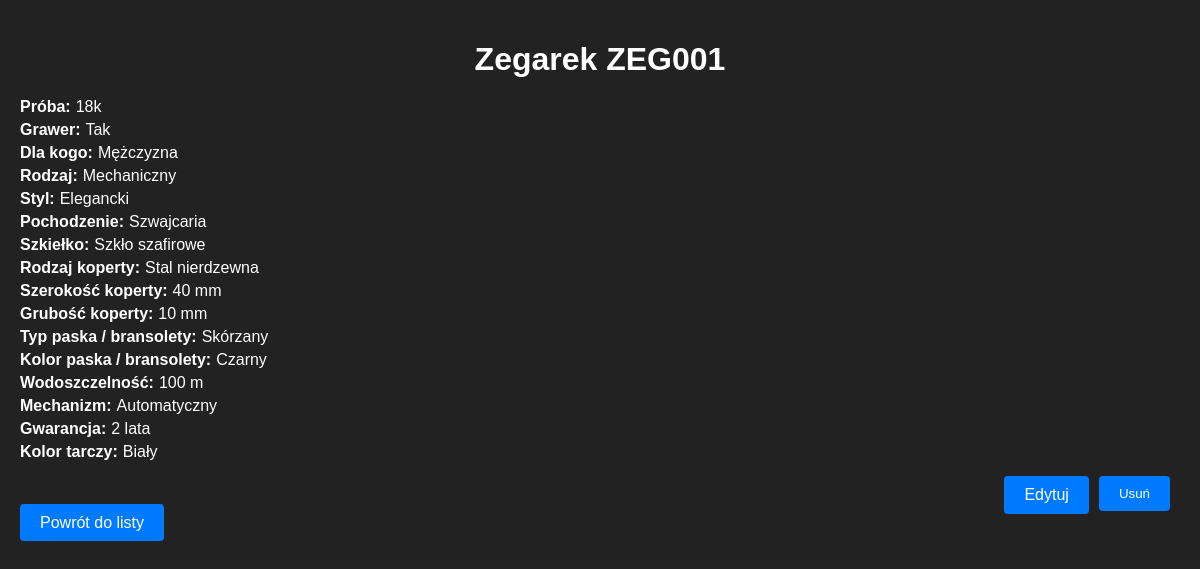
/watch/ZEG001, run on an earlier commit of the app's database.
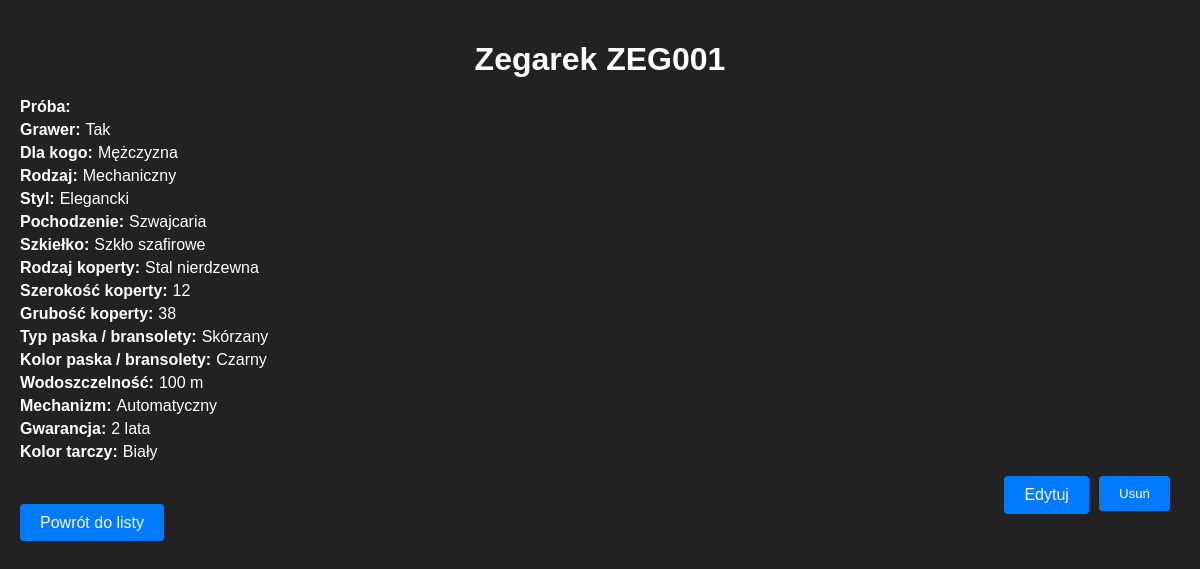
And on a later commit of the database.
### watch.py (models this page shows)
class Watch(Base):
    __tablename__ = 'watches'
    kod_produktu = Column(String(50), primary_key=True)
    proba = Column(String(50))
    grawer = Column(Boolean)
    dla_kogo = Column(String(50))
    rodzaj = Column(String(50))
    styl = Column(String(50))
    pochodzenie = Column(String(50))
    szkielko = Column(String(50))
    rodzaj_koperty = Column(String(50))
    szerokosc_koperty = Column(String(50))
    grubosc_koperty = Column(String(50))
    typ_paska_bransolety = Column(String(50))
    kolor_paska_bransolety = Column(String(50))
    wodoszczelnosc = Column(String(50))
    mechanizm = Column(String(50))
    gwarancja = Column(String(50))
    kolor_tarczy = Column(String(50))

### app.py (the view)
@app.route('/watch/<watch_id>')
def watch(watch_id):
    watch = Watch.query.get(watch_id)
    return render_template('watch.html', watch=watch)

### templates/watch.html (shortened to what this page needs)
<!DOCTYPE html>
<html lang="pl">
<head>
    <link rel="stylesheet" href="/static/styles.css">
</head>
<body>
    <h1>Zegarek {{ watch.kod_produktu }}</h1>
    <div class="watch-details">
        <div class="watch-attribute">
            <span class="attribute-name">Próba:</span>
            <span class="attribute-value">{{ watch.proba }}</span>
        </div>
        <div class="watch-attribute">
            <span class="attribute-name">Grawer:</span>
            <span class="attribute-value">{{ 'Tak' if watch.grawer else 'Nie' }}</span>
        </div>
        <div class="watch-attribute">
            <span class="attribute-name">Dla kogo:</span>
            <span class="attribute-value">{{ watch.dla_kogo }}</span>
        </div>
        <div class="watch-attribute">
            <span class="attribute-name">Rodzaj:</span>
            <span class="attribute-value">{{ watch.rodzaj }}</span>
        </div>
        <div class="watch-attribute">
            <span class="attribute-name">Styl:</span>
            <span class="attribute-value">{{ watch.styl }}</span>
        </div>
        <div class="watch-attribute">
            <span class="attribute-name">Pochodzenie:</span>
            <span class="attribute-value">{{ watch.pochodzenie }}</span>
        </div>
        <div class="watch-attribute">
            <span class="attribute-name">Szkiełko:</span>
            <span class="attribute-value">{{ watch.szkielko }}</span>
        </div>
        <div class="watch-attribute">
            <span class="attribute-name">Rodzaj koperty:</span>
            <span class="attribute-value">{{ watch.rodzaj_koperty }}</span>
        </div>
        <div class="watch-attribute">
            <span class="attribute-name">Szerokość koperty:</span>
            <span class="attribute-value">{{ watch.szerokosc_koperty }}</span>
        </div>
        <div class="watch-attribute">
            <span class="attribute-name">Grubość koperty:</span>
            <span class="attribute-value">{{ watch.grubosc_koperty }}</span>
        </div>
        <div class="watch-attribute">
            <span class="attribute-name">Typ paska / bransolety:</span>
            <span class="attribute-value">{{ watch.typ_paska_bransolety }}</span>
        </div>
        <div class="watch-attribute">
            <span class="attribute-name">Kolor paska / bransolety:</span>
            <span class="attribute-value">{{ watch.kolor_paska_bransolety }}</span>
        </div>
        <div class="watch-attribute">
            <span class="attribute-name">Wodoszczelność:</span>
            <span class="attribute-value">{{ watch.wodoszczelnosc }}</span>
        </div>
        <div class="watch-attribute">
            <span class="attribute-name">Mechanizm:</span>
            <span class="attribute-value">{{ watch.mechanizm }}</span>
        </div>
        <div class="watch-attribute">
            <span class="attribute-name">Gwarancja:</span>
            <span class="attribute-value">{{ watch.gwarancja }}</span>
        </div>
        <div class="watch-attribute">
            <span class="attribute-name">Kolor tarczy:</span>
            <span class="attribute-value">{{ watch.kolor_tarczy }}</span>
        </div>
    </div>
    <div class="watch-actions">
        <a href="/edit_watch/{{ watch.kod_produktu }}" class="button">Edytuj</a>
        <form action="/delete_watch/{{ watch.kod_produktu }}" method="post">
            <button type="submit" class="button button-danger">Usuń</button>
        </form>
    </div>
    <a href="/" class="button">Powrót do listy</a>
</body>
</html>

What changed in the data, as far as the page shows it:
changed Watch "ZEG001": szerokosc_koperty "40 mm" → "12"; grubosc_koperty "10 mm" → "38"; proba "18k" → (not shown)
